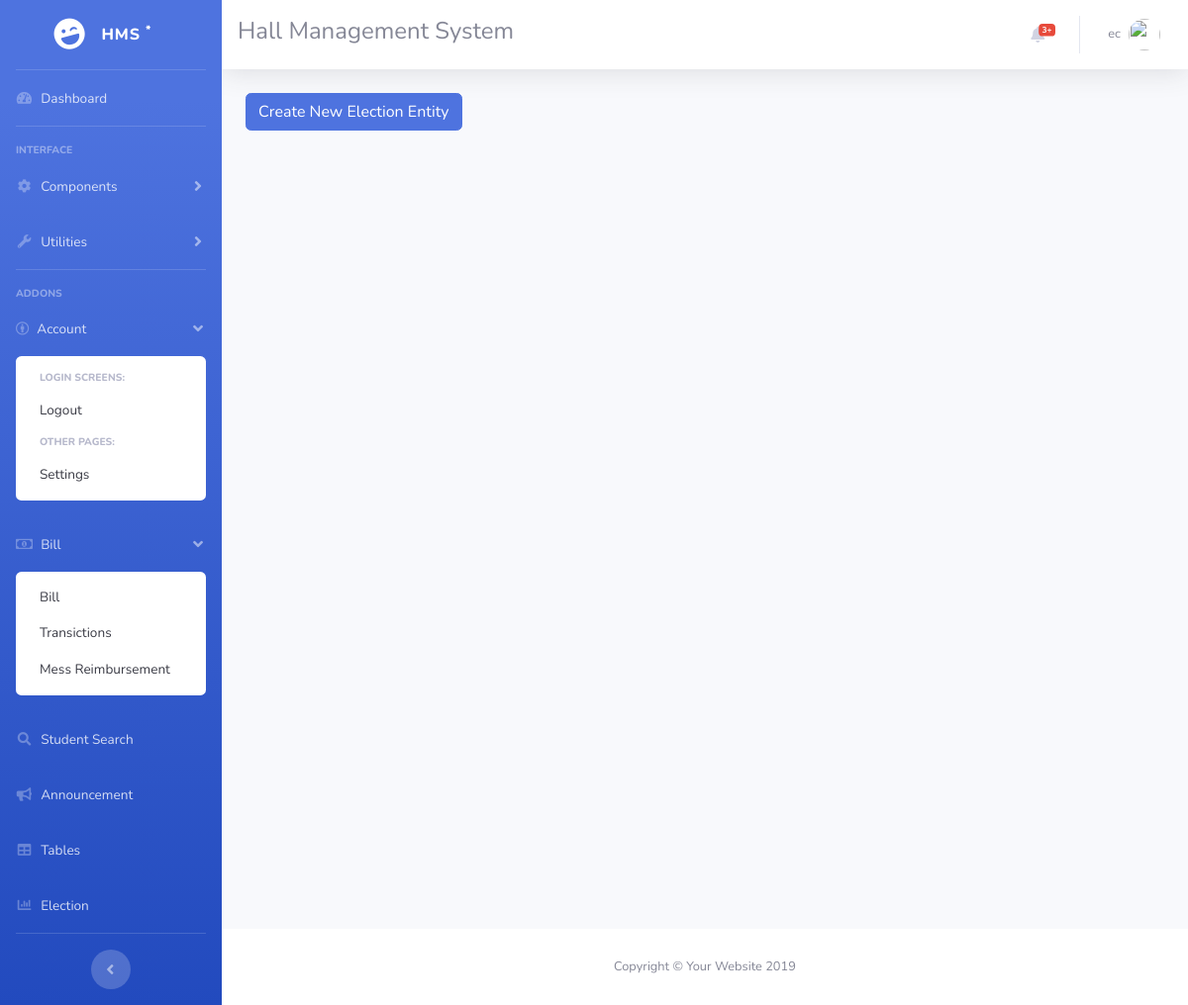
The page /election/ (signed in) on the database as committed earlier.
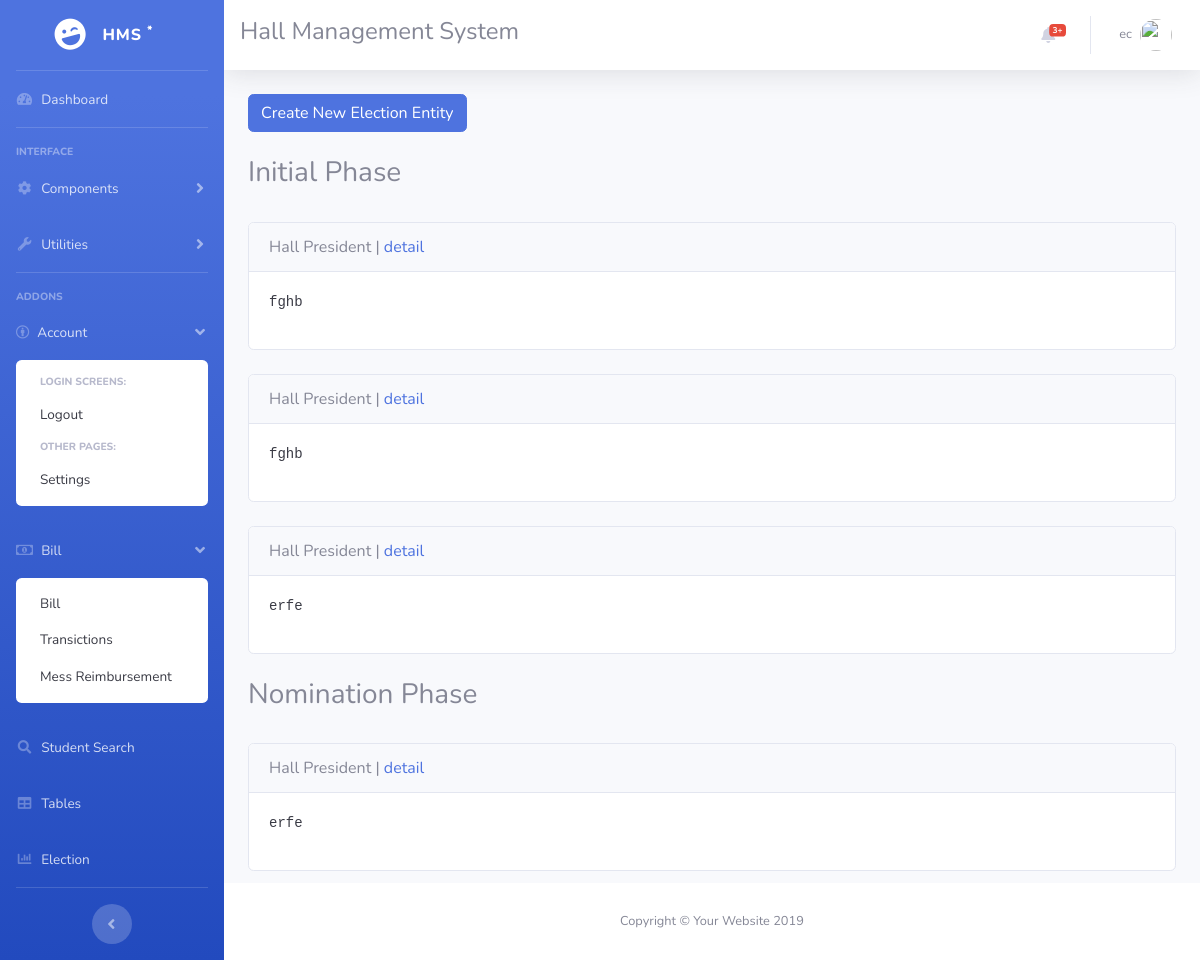
The same page on the database as committed later.
### accounts/models.py (models this page shows, shortened)
class Profile(models.Model):
    user = models.OneToOneField(User, on_delete=models.CASCADE)
    email_confirmed = models.BooleanField(default=False)
    name = models.CharField(max_length=255, default='')
    roll_no=models.IntegerField(default=0)
    branch=models.CharField(max_length=40,default='')
    program=models.CharField(max_length=10,default='')
    room=models.CharField(max_length=4,default='')
    address = models.CharField(max_length=255, default='')

### election/models.py (models this page shows, shortened)
class Entity(models.Model):
    title = models.CharField(max_length = 500)
    description = models.TextField(max_length=2000)
    nomination = models.OneToOneField(Questionnaire, null=True, on_delete=models.CASCADE)
    phase = models.CharField(max_length=30, choices=PHASE_CHOICES, default = 'IP')
    batch = models.CharField(max_length = 100, default = "all")

### election/views.py (the view)
# urls.py: path('', views.index, name='index'),
@login_required
def index(request):
    nomination_phase = models.Entity.objects.filter(phase = "NP")
    campaign_phase = models.Entity.objects.filter(phase = "CP")
    poll_phase = models.Entity.objects.filter(phase = "PP")
    result_phase = models.Entity.objects.filter(phase = "RP")
    t_data= {'result' : result_phase,
            'poll': poll_phase,
            'nomination' : nomination_phase,
            'campaign': campaign_phase,
    }
    if request.user.username == "ec":
        initial_phase = models.Entity.objects.filter(phase="IP")
        mid_phase = models.Entity.objects.filter(phase="MP")
        offline_phase = models.Entity.objects.filter(phase="OPP")
        end_phase = models.Entity.objects.filter(phase="EP")
        ec_data= {'initial' : initial_phase,
                'mid': mid_phase,
                'offline' : offline_phase,
                'end': end_phase,
        }
        return render(request, 'election/index.html', {**t_data, **ec_data , 'ec': True})
    else:
        return render(request, 'election/index.html', { **t_data, 'ec' : False})

### accounts/profile_context.py (called while the page is built)
def context(request):
    if request.user.is_authenticated:
        try:
            profile = Profile.objects.get(user=request.user)
            post=Post.objects.filter(user=request.user)
            if post.exists():
                post=post.first()
            else:
                post=0
            return {'profile': profile,'post':post}
        except ObjectDoesNotExist:
            return {'profile': 0,'post':0}
    else:
        return {'profile': 0,'post':0}

### bill/bill_context.py (called while the page is built)
def context(request):
    if request.user.is_authenticated:
        try:
            biller = Billers.objects.get(user=request.user)
            return {'biller': biller}
        except ObjectDoesNotExist:
            return {'biller': 0}
    else:
        return {'biller': 0}

### election/templates/election/index.html (shortened to what this page needs)
{% extends "layout.html" %}
{% load static %}
{% load bootstrap4 %}
{% block body %}
{% if ec %}
<a href="{% url 'election:create_entity' %}" class = "btn btn-primary">  Create New Election Entity </a>
{% endif %}
<br>
{% if ec and initial.exists %}
<br>
<h3>Initial Phase</h3>
{% for entity in initial %}
<br>
<div class="card ">
    <div class="card-header">
    {{ entity.title }}  | <a href="{% url 'election:entity_detail_ec' entity.pk %}">  detail </a>
    </div>
    <div class="card-body">
        <pre>{{entity.description | urlize }}</pre>
    </div>
</div>
{% endfor %}
{% endif %}
{% if nomination.exists %}
<br>
<h3>Nomination Phase</h3>
{% for entity in nomination %}
<br>
<div class="card ">
    <div class="card-header">
    {{ entity.title }}  | {% if ec %} <a href="{% url 'election:entity_detail_ec' entity.pk %}">  detail </a> {% else %} <a href="{% url 'election:entity_detail_user' entity.pk %}">  detail </a>  {% endif %}
    </div>
    <div class="card-body">
       <pre>{{entity.description | urlize }}</pre>
    </div>
</div>
{% endfor %}
{% endif %}
{% endblock %}

### templates/layout.html (shortened to what this page needs)
<!DOCTYPE html>
<html lang="en">
{% load static %}
<head>
  <link rel="stylesheet" href="https://use.fontawesome.com/releases/v5.8.1/css/all.css">
  <link href="{% static 'css/sb-admin-2.min.css' %}" rel="stylesheet">
</head>
<body id="page-top">
  <div id="wrapper">
    <ul class="navbar-nav bg-gradient-primary sidebar sidebar-dark accordion" id="accordionSidebar">
      <a class="sidebar-brand d-flex align-items-center justify-content-center" href="{% url 'accounts:profile' %}">
        <div class="sidebar-brand-icon rotate-n-15">
          <i class="fas fa-laugh-wink"></i>
        </div>
        <div class="sidebar-brand-text mx-3">HMS <sup>*</sup></div>
      </a>
      <hr class="sidebar-divider my-0">
      <li class="nav-item">
        <a class="nav-link" href="{% url 'accounts:profile' %}">
          <i class="fas fa-fw fa-tachometer-alt"></i>
          <span>Dashboard</span></a>
      </li>
      <hr class="sidebar-divider">
      <div class="sidebar-heading">
        Interface
      </div>
      <li class="nav-item">
        <a class="nav-link collapsed" href="#" data-toggle="collapse" data-target="#collapseTwo" aria-expanded="true" aria-controls="collapseTwo">
          <i class="fas fa-fw fa-cog"></i>
          <span>Components</span>
        </a>
      </li>
      <li class="nav-item">
        <a class="nav-link collapsed" href="#" data-toggle="collapse" data-target="#collapseUtilities" aria-expanded="true" aria-controls="collapseUtilities">
          <i class="fas fa-fw fa-wrench"></i>
          <span>Utilities</span>
        </a>
      </li>
      <hr class="sidebar-divider">
      <div class="sidebar-heading">
        Addons
      </div>
      <li class="nav-item">
        <a class="nav-link" href="#" data-toggle="collapse" data-target="#collapsePages"  aria-controls="collapsePages">
            <i class="fab fa-creative-commons-by"></i>
          <span>Account</span>
        </a>
        <div id="collapsePages" class="collapse show" aria-labelledby="headingPages" data-parent="#accordionSidebar">
          <div class="bg-white py-2 collapse-inner rounded">
            <h6 class="collapse-header">Login Screens:</h6>
            <a class="collapse-item" href="{% url 'accounts:sign_out' %}">Logout</a>
            <h6 class="collapse-header">Other Pages:</h6>
            <a class="collapse-item" href="{% url 'accounts:sign_out' %}">Settings</a>
          </div>
        </div>
      </li>
      <li class="nav-item">
        <a class="nav-link" href="#" data-toggle="collapse" data-target="#collapseBill"  aria-controls="collapsePages">
          <i class="far fa-money-bill-alt"></i>
          <span>Bill</span>
        </a>
        <div id="collapseBill" class="collapse show" aria-labelledby="headingPages" data-parent="#accordionSidebar">
          <div class="bg-white py-2 collapse-inner rounded">
            <a class="collapse-item" href="{% url 'bills:bill' %}">Bill</a>
            <a class="collapse-item" href="{% url 'bills:transiction' %}">Transictions</a>
            {% if biller and profile.user.username != "mess" %}
            {% else %}
            <a class="collapse-item" href="{% url 'bills:messrem' %}">Mess Reimbursement</a>
            {% endif %}
          </div>
        </div>
      </li>
      <li class="nav-item">
        <a class="nav-link" href="{% url 'accounts:search' %}">
          <i class="fas fa-fw fa-search"></i>
          <span>Student Search</span></a>
      </li>
      {% if post %}
      <li class="nav-item">
          <a class="nav-link" href="{% url 'accounts:announcement' %}">
            <i class="fas fa-fw fa-bullhorn"></i>
            <span> Announcement</span></a>
        </li>
        {% endif %}
      <li class="nav-item">
        <a class="nav-link" href="tables.html">
          <i class="fas fa-fw fa-table"></i>
          <span>Tables</span></a>
      </li>
      <li class="nav-item">
        <a class="nav-link" href="{% url 'election:index' %}">
          <i class="fas fa-fw fa-chart-bar"></i>
          <span>Election</span></a>
      </li>
      <hr class="sidebar-divider d-none d-md-block">
      <div class="text-center d-none d-md-inline">
        <button class="rounded-circle border-0" id="sidebarToggle"></button>
      </div>
    </ul>
    <div id="content-wrapper" class="d-flex flex-column">
      <div id="content">
        <nav class="navbar navbar-expand navbar-light bg-white topbar mb-4 static-top shadow">
          <h4> Hall Management System </h4>
          <ul class="navbar-nav ml-auto">
            <li class="nav-item dropdown no-arrow mx-1">
              <a class="nav-link dropdown-toggle" href="#" id="alertsDropdown" role="button" data-toggle="dropdown" aria-haspopup="true" aria-expanded="false">
                <i class="fas fa-bell fa-fw"></i>
                <span class="badge badge-danger badge-counter">3+</span>
              </a>
            </li>
            <li class="nav-item dropdown no-arrow">
              <a class="nav-link dropdown-toggle" href="#" id="userDropdown" role="button" data-toggle="dropdown" aria-haspopup="true" aria-expanded="false">
                  {% if profile %}
                      <span class="mr-2 d-none d-lg-inline text-gray-600 small">{{ profile.user.username }}</span>
                  {% else %}
                      <span class="mr-2 d-none d-lg-inline text-gray-600 small">Valerie Luna</span>
                  {% endif %}
                <img class="img-profile rounded-circle" src="https://source.unsplash.com/QAB-WJcbgJk/60x60">
              </a>
            </li>
          </ul>
        </nav>
        <div class="container-fluid">
          {% block body %}{% endblock %}
        </div>
      </div>
      <footer class="sticky-footer bg-white">
        <div class="container my-auto">
          <div class="copyright text-center my-auto">
            <span>Copyright &copy; Your Website 2019</span>
          </div>
        </div>
      </footer>
    </div>
  </div>
</body>
</html>

Rows that differ between the two databases and show on the page:
added Entity: title "Hall President", description "fghb", shown under "Initial Phase"
added Entity: title "Hall President", description "fghb", shown under "Initial Phase"
added Entity: title "Hall President", description "erfe", shown under "Initial Phase"
added Entity: title "Hall President", description "erfe", shown under "Nomination Phase"
Other text that changed with them:
text no longer shown: "Announcement"
text now shown: "Initial Phase Nomination Phase"
